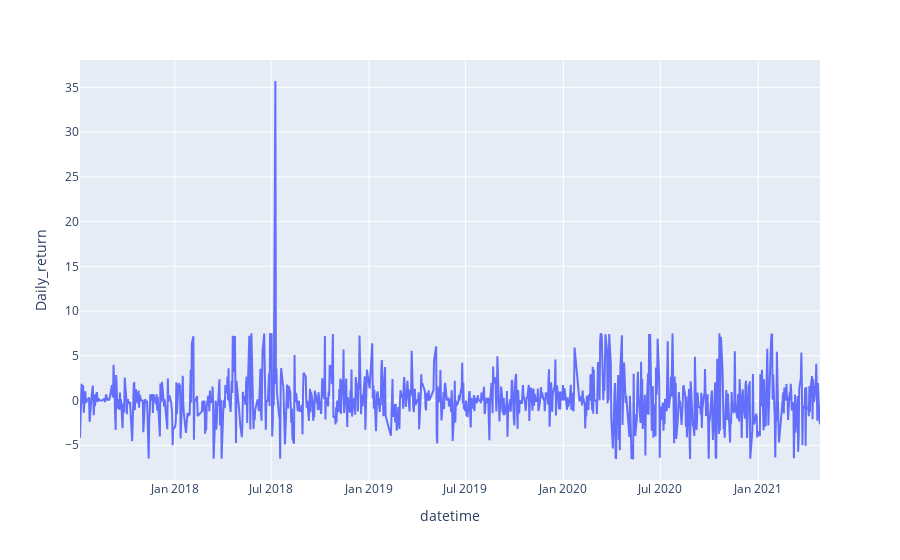

The code cell stored with this chart in its notebook:
### Code cell
fig = go.Figure()
px.line(df, x='datetime', y='Daily_return', labels={'x':'Date', 'y':'Daily_Return_%'})

### Figure 1 — Plotly figure (JSON) as saved in the notebook; plotly's stock layout.template omitted (floating-point values rounded to 4 significant figures; data arrays with more than 128 entries replaced by an {"elided": "..."} marker saying what was removed)
{"data": [{"hovertemplate": "datetime=%{x}<br>Daily_return=%{y}<extra></extra>", "legendgroup": "", "line": {"color": "#636efa", "dash": "solid"}, "mode": "lines", "name": "", "orientation": "v", "showlegend": false, "type": "scatter", "x": {"elided": "951 str values"}, "xaxis": "x", "y": {"elided": "951 float values"}, "yaxis": "y"}], "layout": {"legend": {"tracegroupgap": 0}, "margin": {"t": 60}, "xaxis": {"anchor": "y", "domain": [0, 1], "title": {"text": "datetime"}}, "yaxis": {"anchor": "x", "domain": [0, 1], "title": {"text": "Daily_return"}}}}
